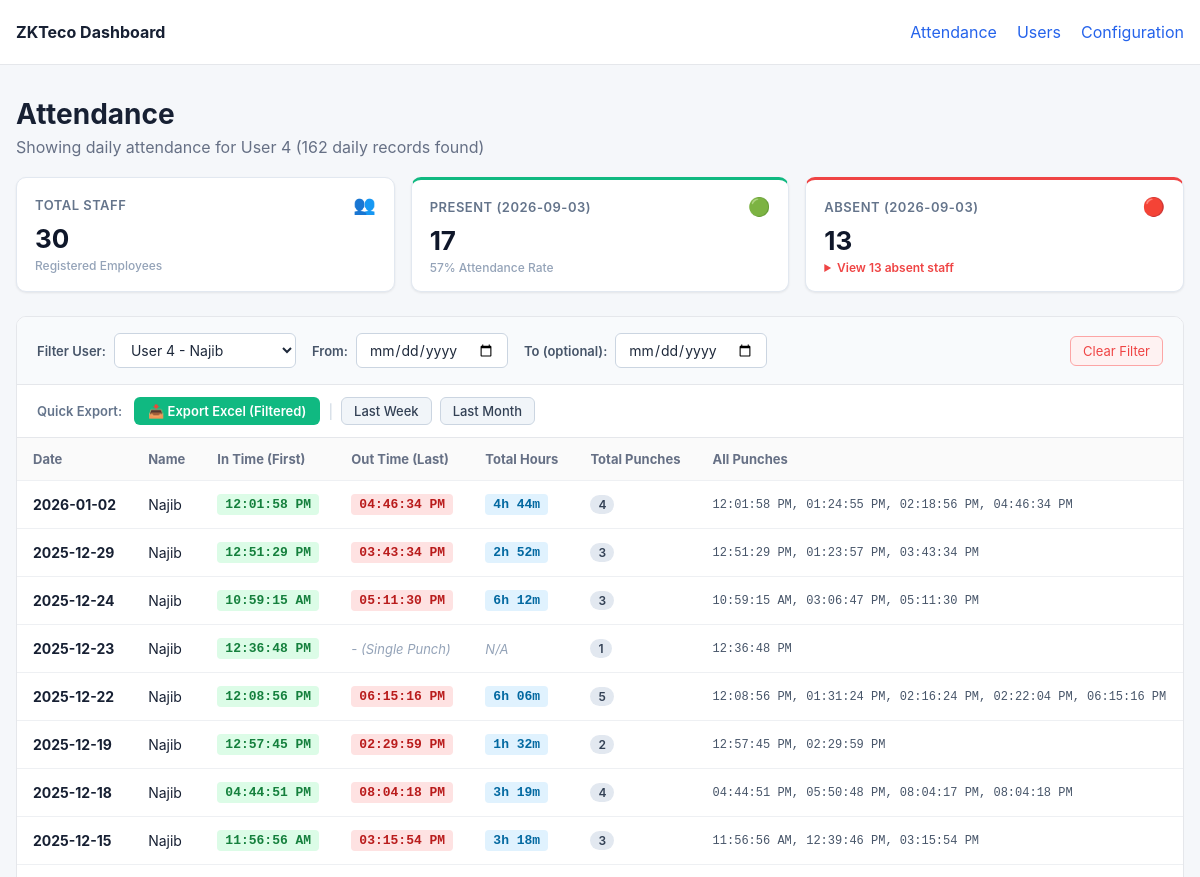
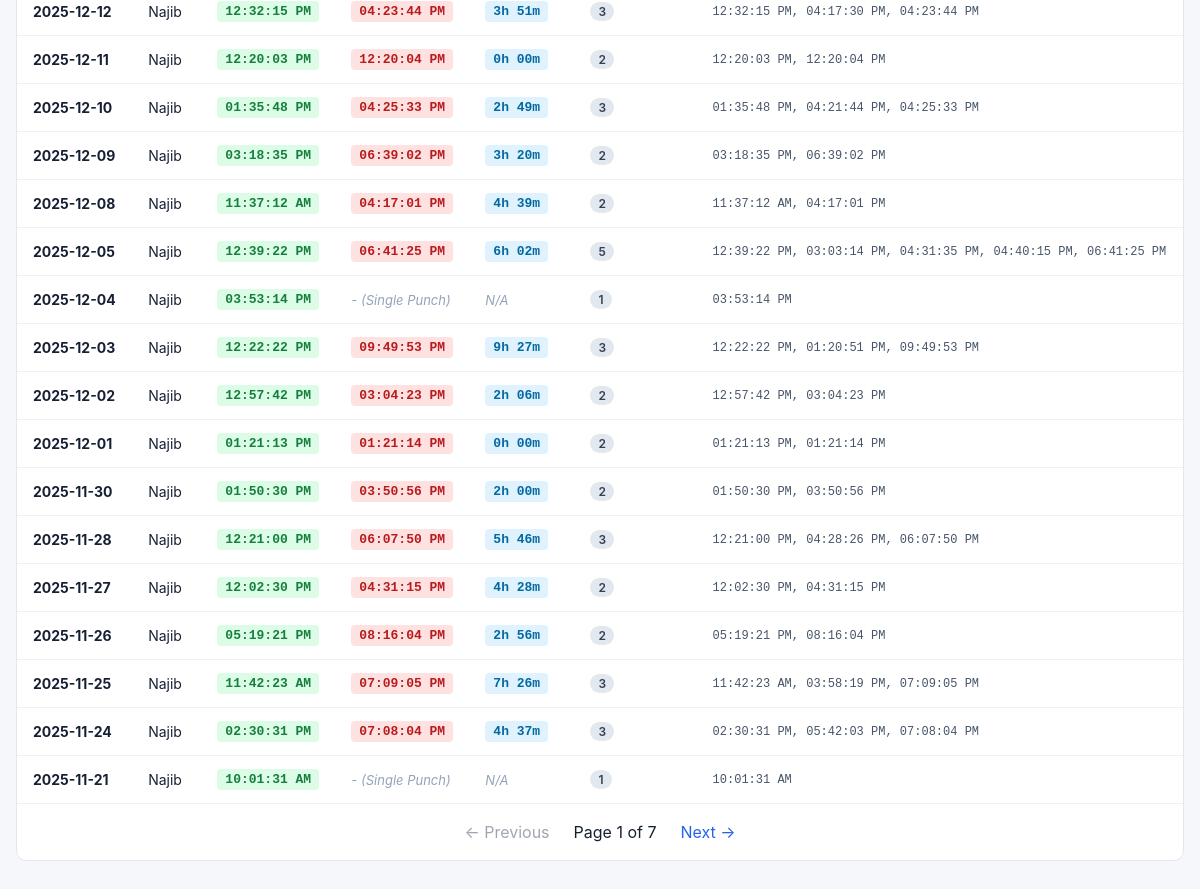
Screenshot of /?user_id=4 with the database file from the repository (2 pictures, top to bottom).
### tables this page shows
CREATE TABLE users (
            user_id TEXT PRIMARY KEY,
            name TEXT,
            privilege TEXT,
            created_at TEXT DEFAULT CURRENT_TIMESTAMP,
            updated_at TEXT DEFAULT CURRENT_TIMESTAMP
        );

### dashboard/app.py (the view)
@app.route("/")
def attendance():
    selected_user_id = request.args.get("user_id", "").strip()
    selected_from_date = request.args.get("from_date", "").strip()
    selected_to_date = request.args.get("to_date", "").strip()
    try:
        page = max(1, int(request.args.get("page", 1)))
    except ValueError:
        page = 1
    per_page = 25
    offset = (page - 1) * per_page
    db = get_db()
    all_users = db.execute(
        "SELECT user_id, name FROM users ORDER BY CAST(user_id AS INTEGER), user_id"
    ).fetchall()
    if selected_from_date and selected_to_date and selected_from_date == selected_to_date:
        target_date = selected_from_date
    elif selected_from_date and not selected_to_date:
        target_date = selected_from_date
    else:
        latest_date_row = db.execute("SELECT MAX(DATE(timestamp)) FROM attendance").fetchone()
        target_date = latest_date_row[0] if latest_date_row and latest_date_row[0] else datetime.now().strftime("%Y-%m-%d")
    present_rows = db.execute(
        "SELECT DISTINCT user_id FROM attendance WHERE DATE(timestamp) = ?",
        (target_date,),
    ).fetchall()
    present_uids = set(r[0] for r in present_rows)
    total_staff = len(all_users)
    present_count = len(present_uids)
    absent_count = max(0, total_staff - present_count)
    absent_users = [dict(u) for u in all_users if u["user_id"] not in present_uids]
    analytics = {
        "target_date": target_date,
        "total_staff": total_staff,
        "present_count": present_count,
        "absent_count": absent_count,
        "absent_users": absent_users,
    }
    conditions = []
    params = []
    if selected_user_id:
        conditions.append("a.user_id = ?")
        params.append(selected_user_id)
    if selected_from_date:
        conditions.append("DATE(a.timestamp) >= ?")
        params.append(selected_from_date)
    if selected_to_date:
        conditions.append("DATE(a.timestamp) <= ?")
        params.append(selected_to_date)
    where_clause = f"WHERE {' AND '.join(conditions)}" if conditions else ""
    count_sql = f"SELECT COUNT(*) FROM (SELECT 1 FROM attendance a {where_clause} GROUP BY a.user_id, DATE(a.timestamp))"
    total = db.execute(count_sql, params).fetchone()[0]
    rows_sql = f"""
        SELECT
            DATE(a.timestamp) AS date,
            a.user_id,
            COALESCE(u.name, 'Unknown') AS name,
            MIN(a.timestamp) AS min_ts,
            MAX(a.timestamp) AS max_ts,
            strftime('%I:%M:%S %p', MIN(a.timestamp)) AS in_time,
            strftime('%I:%M:%S %p', MAX(a.timestamp)) AS out_time,
            COUNT(*) AS total_punches,
            GROUP_CONCAT(strftime('%I:%M:%S %p', a.timestamp), ', ') AS all_punches
        FROM attendance a
        LEFT JOIN users u
            ON u.user_id = a.user_id
        {where_clause}
        GROUP BY a.user_id, DATE(a.timestamp)
        ORDER BY date DESC, CAST(a.user_id AS INTEGER), a.user_id
        LIMIT ? OFFSET ?
    """
    raw_rows = db.execute(rows_sql, params + [per_page, offset]).fetchall()
    db.close()
    rows = []
    for r in raw_rows:
        row_dict = dict(r)
        row_dict["total_hours"] = compute_total_hours(r["min_ts"], r["max_ts"], r["total_punches"])
        rows.append(row_dict)
    total_pages = max(1, (total + per_page - 1) // per_page)
    return render_template(
        "attendance.html",
        rows=rows,
        users_list=all_users,
        selected_user_id=selected_user_id,
        selected_from_date=selected_from_date,
        selected_to_date=selected_to_date,
        analytics=analytics,
        page=page,
        per_page=per_page,
        total=total,
        total_pages=total_pages,
    )

### dashboard/app.py (called while the page is built)
def get_db():
    db = sqlite3.connect(DB_FILE)
    db.row_factory = sqlite3.Row
    return db

def compute_total_hours(min_ts, max_ts, total_punches):
    if total_punches > 1 and min_ts and max_ts:
        try:
            t_in = datetime.fromisoformat(min_ts)
            t_out = datetime.fromisoformat(max_ts)
            diff = t_out - t_in
            secs = int(diff.total_seconds())
            if secs > 0:
                h = secs // 3600
                m = (secs % 3600) // 60
                return f"{h}h {m:02d}m"
        except Exception:
            pass
    return "N/A"

### dashboard/templates/attendance.html (shortened to what this page needs)
{% extends "base.html" %}
{% block content %}
<div class="page-header">
    <div>
        <h1>Attendance</h1>
        <p>
            {% if selected_from_date and selected_to_date %}
                Showing attendance {% if selected_user_id %}for User {{ selected_user_id }} {% endif %}from {{ selected_from_date }} to {{ selected_to_date }} ({{ total }} daily records found)
            {% elif selected_from_date %}
                Showing attendance {% if selected_user_id %}for User {{ selected_user_id }} {% endif %}from {{ selected_from_date }} onwards ({{ total }} daily records found)
            {% elif selected_to_date %}
                Showing attendance {% if selected_user_id %}for User {{ selected_user_id }} {% endif %}up to {{ selected_to_date }} ({{ total }} daily records found)
            {% elif selected_user_id %}
                Showing daily attendance for User {{ selected_user_id }} ({{ total }} daily records found)
            {% else %}
                {{ total }} total daily attendance records
            {% endif %}
        </p>
    </div>
</div>
<div class="kpi-grid">
    <div class="kpi-card">
        <div class="kpi-header">
            <span class="kpi-label">Total Staff</span>
            <span class="kpi-icon">👥</span>
        </div>
        <div class="kpi-value">{{ analytics.total_staff }}</div>
        <div class="kpi-sub">Registered Employees</div>
    </div>
    <div class="kpi-card kpi-card-success">
        <div class="kpi-header">
            <span class="kpi-label">Present ({{ analytics.target_date }})</span>
            <span class="kpi-icon">🟢</span>
        </div>
        <div class="kpi-value">{{ analytics.present_count }}</div>
        <div class="kpi-sub">{{ ((analytics.present_count / (analytics.total_staff or 1)) * 100)|round|int }}% Attendance Rate</div>
    </div>
    <div class="kpi-card kpi-card-danger">
        <div class="kpi-header">
            <span class="kpi-label">Absent ({{ analytics.target_date }})</span>
            <span class="kpi-icon">🔴</span>
        </div>
        <div class="kpi-value">{{ analytics.absent_count }}</div>
        <div class="kpi-sub">
            {% if analytics.absent_count > 0 %}
                <details class="absent-details">
                    <summary>View {{ analytics.absent_count }} absent staff</summary>
                </details>
            {% else %}
                All staff present!
            {% endif %}
        </div>
    </div>
</div>
<div class="card">
    <form method="GET" action="{{ url_for('attendance') }}" class="filter-bar">
        <div class="filter-group">
            <label for="user-select">Filter User:</label>
            <select name="user_id" id="user-select" onchange="this.form.submit()">
                {% for u in users_list %}
                    <option value="{{ u.user_id }}" {% if u.user_id == selected_user_id %}selected{% endif %}>
                        User {{ u.user_id }} - {{ u.name }}
                    </option>
                {% endfor %}
            </select>
        </div>
        <div class="filter-group">
            <label for="from-date">From:</label>
            <input type="date" name="from_date" id="from-date" value="{{ selected_from_date }}" onchange="this.form.submit()">
        </div>
        <div class="filter-group">
            <label for="to-date">To (optional):</label>
            <input type="date" name="to_date" id="to-date" value="{{ selected_to_date }}" onchange="this.form.submit()">
        </div>
        {% if selected_user_id or selected_from_date or selected_to_date %}
            <a href="{{ url_for('attendance') }}" class="btn-clear">Clear Filter</a>
        {% endif %}
    </form>
    <div class="export-bar">
        <div class="export-label">Quick Export:</div>
        <div class="export-buttons">
            <a href="{{ url_for('export_excel', user_id=selected_user_id, from_date=selected_from_date, to_date=selected_to_date) }}" class="btn-export">
                📥 Export Excel {% if not selected_user_id and not selected_from_date and not selected_to_date %}(Latest Month){% else %}(Filtered){% endif %}
            </a>
            <span class="divider">|</span>
            <a href="{{ url_for('export_excel', preset='last_week', user_id=selected_user_id) }}" class="btn-preset">Last Week</a>
            <a href="{{ url_for('export_excel', preset='last_month', user_id=selected_user_id) }}" class="btn-preset">Last Month</a>
        </div>
    </div>
    <div class="table-wrap">
        <table>
            <thead>
                <tr>
                    <th>Date</th>
                    <th>Name</th>
                    <th>In Time (First)</th>
                    <th>Out Time (Last)</th>
                    <th>Total Hours</th>
                    <th>Total Punches</th>
                    <th>All Punches</th>
                </tr>
            </thead>
            <tbody>
            {% for row in rows %}
                <tr>
                    <td><strong>{{ row.date }}</strong></td>
                    <td>{{ row.name }}</td>
                    <td>
                        <span class="time-tag in-time">{{ row.in_time }}</span>
                    </td>
                    <td>
                        {% if row.total_punches > 1 %}
                            <span class="time-tag out-time">{{ row.out_time }}</span>
                        {% else %}
                            <span class="single-punch">- (Single Punch)</span>
                        {% endif %}
                    </td>
                    <td>
                        <span class="{% if row.total_hours != 'N/A' %}hours-tag{% else %}single-punch{% endif %}">
                            {{ row.total_hours }}
                        </span>
                    </td>
                    <td><span class="badge">{{ row.total_punches }}</span></td>
                    <td class="punch-list">{{ row.all_punches }}</td>
                </tr>
            {% else %}
                <tr>
                    <td colspan="7" class="empty">No attendance records found.</td>
                </tr>
            {% endfor %}
            </tbody>
        </table>
    </div>
    {% include "_pagination.html" %}
</div>
{% endblock %}

### dashboard/static/style.css (style rules this page uses)
* { box-sizing: border-box; }
body { margin: 0; background: #f5f7fa; color: #172033; font-family: -apple-system, BlinkMacSystemFont, "Segoe UI", sans-serif; }
.page-header { margin-bottom: 20px; }
h1 { margin: 0 0 6px; font-size: 28px; }
p { margin: 0; color: #667085; }
.card { background: white; border: 1px solid #e5e7eb; border-radius: 10px; overflow: hidden; }
.table-wrap { overflow-x: auto; }
table { width: 100%; border-collapse: collapse; }
th, td { padding: 13px 16px; text-align: left; border-bottom: 1px solid #eef0f3; white-space: nowrap; }
th { background: #fafafa; font-size: 13px; color: #667085; }
td { font-size: 14px; }
.filter-bar { padding: 16px 20px; background: #f8fafc; border-bottom: 1px solid #e5e7eb; display: flex; align-items: center; flex-wrap: wrap; gap: 16px; }
.filter-group { display: flex; align-items: center; gap: 8px; }
.filter-group label { font-size: 13px; font-weight: 600; color: #475569; }
.filter-group select, .filter-group input[type="date"] { padding: 7px 12px; border: 1px solid #cbd5e1; border-radius: 6px; background-color: #ffffff; font-size: 14px; font-family: inherit; color: #1e293b; outline: none; cursor: pointer; transition: border-color 0.15s ease; }
.btn-clear { margin-left: auto; font-size: 13px; color: #ef4444; text-decoration: none; padding: 6px 12px; border-radius: 6px; border: 1px solid #fca5a5; background: #fef2f2; transition: all 0.15s ease; }
.time-tag { display: inline-block; padding: 3px 8px; border-radius: 4px; font-size: 13px; font-family: ui-monospace, SFMono-Regular, Menlo, Monaco, Consolas, monospace; font-weight: 600; }
.time-tag.in-time { background: #dcfce7; color: #15803d; }
.time-tag.out-time { background: #fee2e2; color: #b91c1c; }
.hours-tag { display: inline-block; padding: 3px 8px; border-radius: 4px; font-size: 13px; font-family: ui-monospace, SFMono-Regular, Menlo, Monaco, Consolas, monospace; font-weight: 600; background: #e0f2fe; color: #0369a1; }
.single-punch { font-size: 13px; color: #94a3b8; font-style: italic; }
.badge { display: inline-block; padding: 2px 8px; border-radius: 12px; font-size: 12px; font-weight: 600; background: #e2e8f0; color: #334155; }
.punch-list { font-family: ui-monospace, SFMono-Regular, Menlo, Monaco, Consolas, monospace; font-size: 12px; color: #475569; }
.export-bar { padding: 12px 20px; background: #ffffff; border-bottom: 1px solid #e5e7eb; display: flex; align-items: center; gap: 12px; flex-wrap: wrap; }
.export-label { font-size: 13px; font-weight: 600; color: #64748b; }
.export-buttons { display: flex; align-items: center; gap: 8px; flex-wrap: wrap; }
.btn-export { display: inline-flex; align-items: center; gap: 6px; padding: 6px 14px; background-color: #10b981; color: #ffffff; font-size: 13px; font-weight: 600; border-radius: 6px; text-decoration: none; transition: background-color 0.15s ease; }
.btn-preset { display: inline-flex; align-items: center; padding: 5px 12px; background-color: #f1f5f9; color: #334155; font-size: 13px; font-weight: 500; border-radius: 6px; border: 1px solid #cbd5e1; text-decoration: none; transition: all 0.15s ease; }
.divider { color: #cbd5e1; font-size: 14px; }
.kpi-grid { display: grid; grid-template-columns: repeat(auto-fit, minmax(200px, 1fr)); gap: 16px; margin-bottom: 24px; }
.kpi-card { background: #ffffff; border-radius: 10px; padding: 16px 18px; box-shadow: 0 1px 3px rgba(0, 0, 0, 0.05), 0 1px 2px rgba(0, 0, 0, 0.03); border: 1px solid #e2e8f0; position: relative; overflow: hidden; transition: transform 0.15s ease, box-shadow 0.15s ease; }
.kpi-header { display: flex; justify-content: space-between; align-items: center; margin-bottom: 8px; }
.kpi-label { font-size: 13px; font-weight: 600; color: #64748b; text-transform: uppercase; letter-spacing: 0.5px; }
.kpi-icon { font-size: 18px; }
.kpi-value { font-size: 26px; font-weight: 700; color: #0f172a; line-height: 1.2; margin-bottom: 4px; }
.kpi-sub { font-size: 12px; color: #94a3b8; font-weight: 500; }
.kpi-card-success { border-top: 3px solid #10b981; }
.kpi-card-danger { border-top: 3px solid #ef4444; }
.absent-details summary { font-size: 12px; color: #ef4444; cursor: pointer; font-weight: 600; user-select: none; outline: none; }

### rows the page displays
users: date "2026-01-02", name "Najib", in_time "12:01:58 PM", out_time "04:46:34 PM", total_hours "4h 44m", total_punches "4", all_punches "12:01:58 PM, 01:24:55 PM, 02:18:56 PM, 04:46:34 PM", date "2025-12-18", in_time "04:44:51 PM", out_time "08:04:18 PM", total_hours "3h 19m", all_punches "04:44:51 PM, 05:50:48 PM, 08:04:17 PM, 08:04:18 PM"

### other values shown
{{ selected_user_id }} "4"
{{ total }} "162"
{{ analytics.total_staff }} "30"
{{ analytics.target_date }} "2026-09-03"
{{ analytics.present_count }} "17"
{{ analytics.absent_count }} "13"
{{ row.date }} "2025-12-29" "2025-12-24" "2025-12-23" "2025-12-22" "2025-12-19" "2025-12-15" "2025-12-12" "2025-12-11" "2025-12-10" "2025-12-09" "2025-12-08" "2025-12-05" "2025-12-04" "2025-12-03" "2025-12-02" "2025-12-01" "2025-11-30" "2025-11-28" "2025-11-27" "2025-11-26" "2025-11-25" "2025-11-24" "2025-11-21"
{{ row.name }} "Najib" "Najib" "Najib" "Najib" "Najib" "Najib" "Najib" "Najib" "Najib" "Najib" "Najib" "Najib" "Najib" "Najib" "Najib" "Najib" "Najib" "Najib" "Najib" "Najib" "Najib" "Najib" "Najib"
{{ row.in_time }} "12:51:29 PM" "10:59:15 AM" "12:36:48 PM" "12:08:56 PM" "12:57:45 PM" "11:56:56 AM" "12:32:15 PM" "12:20:03 PM" "01:35:48 PM" "03:18:35 PM" "11:37:12 AM" "12:39:22 PM" "03:53:14 PM" "12:22:22 PM" "12:57:42 PM" "01:21:13 PM" "01:50:30 PM" "12:21:00 PM" "12:02:30 PM" "05:19:21 PM" "11:42:23 AM" "02:30:31 PM" "10:01:31 AM"
{{ row.out_time }} "03:43:34 PM" "05:11:30 PM" "06:15:16 PM" "02:29:59 PM" "03:15:54 PM" "04:23:44 PM" "12:20:04 PM" "04:25:33 PM" "06:39:02 PM" "04:17:01 PM" "06:41:25 PM" "09:49:53 PM" "03:04:23 PM" "01:21:14 PM" "03:50:56 PM" "06:07:50 PM" "04:31:15 PM" "08:16:04 PM" "07:09:05 PM" "07:08:04 PM"
{{ row.total_hours }} "2h 52m" "6h 12m" "N/A" "6h 06m" "1h 32m" "3h 18m" "3h 51m" "0h 00m" "2h 49m" "3h 20m" "4h 39m" "6h 02m" "N/A" "9h 27m" "2h 06m" "0h 00m" "2h 00m" "5h 46m" "4h 28m" "2h 56m" "7h 26m" "4h 37m" "N/A"
{{ row.total_punches }} "3" "3" "1" "5" "2" "3" "3" "2" "3" "2" "2" "5" "1" "3" "2" "2" "2" "3" "2" "2" "3" "3" "1"
{{ row.all_punches }} "12:51:29 PM, 01:23:57 PM, 03:43:34 PM" "10:59:15 AM, 03:06:47 PM, 05:11:30 PM" "12:36:48 PM" "12:08:56 PM, 01:31:24 PM, 02:16:24 PM, 02:22:04 PM, 06:15:16 PM" "12:57:45 PM, 02:29:59 PM" "11:56:56 AM, 12:39:46 PM, 03:15:54 PM" "12:32:15 PM, 04:17:30 PM, 04:23:44 PM" "12:20:03 PM, 12:20:04 PM" "01:35:48 PM, 04:21:44 PM, 04:25:33 PM" "03:18:35 PM, 06:39:02 PM" "11:37:12 AM, 04:17:01 PM" "12:39:22 PM, 03:03:14 PM, 04:31:35 PM, 04:40:15 PM, 06:41:25 PM" "03:53:14 PM" "12:22:22 PM, 01:20:51 PM, 09:49:53 PM" "12:57:42 PM, 03:04:23 PM" "01:21:13 PM, 01:21:14 PM" "01:50:30 PM, 03:50:56 PM" "12:21:00 PM, 04:28:26 PM, 06:07:50 PM" "12:02:30 PM, 04:31:15 PM" "05:19:21 PM, 08:16:04 PM" "11:42:23 AM, 03:58:19 PM, 07:09:05 PM" "02:30:31 PM, 05:42:03 PM, 07:08:04 PM" "10:01:31 AM"
{{ page }} "1"
{{ total_pages }} "7"
